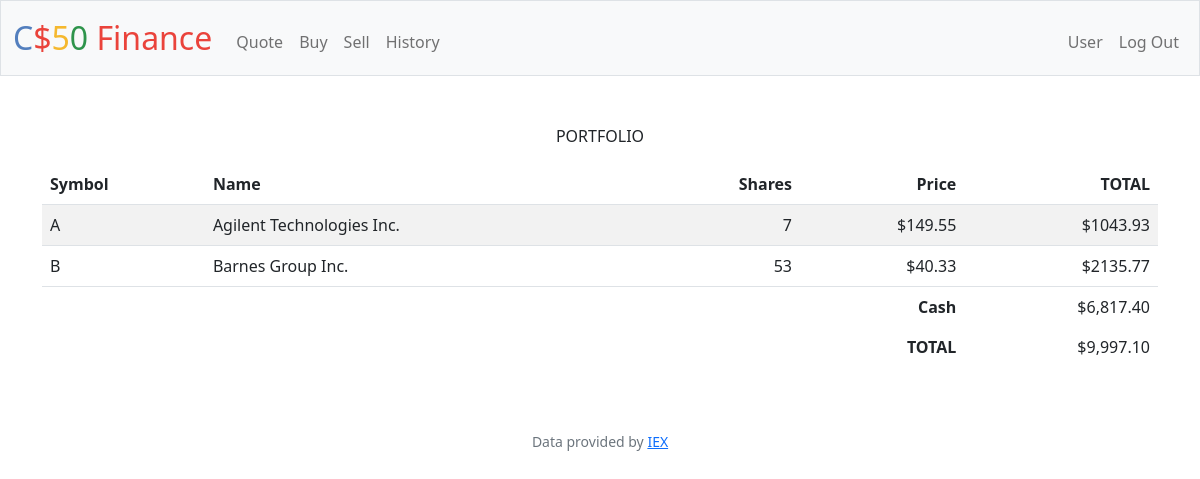
The page / (signed in) on the database its author committed.
### tables this page shows
CREATE TABLE stocks (
id TEXT NOT NULL,
stock TEXT NOT NULL,
symbol TEXT NOT NULL,
shares INTEGER NOT NULL,
price INTEGER NOT NULL,
total INTEGER NOT NULL,
time TEXT NOT NULL
);

### app.py (the view)
@app.route("/")
@login_required
def index():
    stockInfo = db.execute(
        "SELECT symbol, stock, SUM(shares) AS SHARES, price, SUM(total) AS TOTAL FROM stocks WHERE id = ? GROUP BY symbol",
        session["user_id"])
    leftCash = db.execute("SELECT cash FROM users WHERE id = ?", session["user_id"])
    totalBought = db.execute("SELECT SUM(total) FROM stocks WHERE id = ?", session["user_id"])
    try:
        allMoney = float(leftCash[0]["cash"]) + float(totalBought[0]["SUM(total)"])
        return render_template("index.html", stocks=stockInfo, cash=usd(leftCash[0]["cash"]), totalMoney=usd(allMoney))
    except TypeError:
        allMoney = 10000.00
        return render_template("index.html", stocks=stockInfo, cash=usd(leftCash[0]["cash"]), totalMoney=usd(allMoney))

### app.py (called while the page is built)
@app.after_request
def after_request(response):
    response.headers["Cache-Control"] = "no-cache, no-store, must-revalidate"
    response.headers["Expires"] = 0
    response.headers["Pragma"] = "no-cache"
    return response

### helpers.py (called while the page is built)
def login_required(f):
    @wraps(f)
    def decorated_function(*args, **kwargs):
        if session.get("user_id") is None:
            return redirect("/login")
        return f(*args, **kwargs)
    return decorated_function

def usd(value):
    return f"${value:,.2f}"

### templates/index.html (shortened to what this page needs)
{% extends "layout.html" %}
{% block main %}
    <div class="mb-3">
        PORTFOLIO
    </div>
    <table class="table table-striped">
        <thead>
            <tr>
                <th class="text-start">Symbol</th>
                <th class="text-start">Name</th>
                <th class="text-end">Shares</th>
                <th class="text-end">Price</th>
                <th class="text-end">TOTAL</th>
            </tr>
        </thead>
       <tbody>
            {% for stock in stocks %}
                {% if stock.SHARES != 0 %}
                    <tr>
                        <td class="text-start">{{ stock.symbol }}</td>
                        <td class="text-start">{{ stock.stock }}</td>
                        <td class="text-end">{{ stock.SHARES }}</td>
                        <td class="text-end">{{ "$%.2f"|format(stock.price) }}</td>
                        <td class="text-end">{{ "$%.2f"|format(stock.TOTAL) }}</td>
                    </tr>
                {% endif %}
            {% endfor %}
        </tbody>
        <tfoot>
            <tr>
                <td class="border-0 fw-bold text-end" colspan="4">Cash</td>
                <td class="border-0 text-end">{{ cash }}</td>
            </tr>
            <tr>
                <td class="border-0 fw-bold text-end" colspan="4">TOTAL</td>
                <td class="border-0 w-bold text-end">{{ totalMoney }}</td>
            </tr>
        </tfoot>
    </table>
{% endblock %}

### templates/layout.html (shortened to what this page needs)
<!DOCTYPE html>
<html lang="en">
    <head>
        <link href="https://cdn.jsdelivr.net/npm/bootstrap@5.2.0/dist/css/bootstrap.min.css" rel="stylesheet">
        <link href="/static/styles.css" rel="stylesheet">
    </head>
    <body>
        <nav class="bg-light border navbar navbar-expand-md navbar-light">
            <div class="container-fluid">
                <a class="navbar-brand" href="/"><span class="blue">C</span><span class="red">$</span><span class="yellow">5</span><span class="green">0</span> <span class="red">Finance</span></a>
                <div class="collapse navbar-collapse" id="navbar">
                    {% if session["user_id"] %}
                        <ul class="navbar-nav me-auto mt-2">
                            <li class="nav-item"><a class="nav-link" href="/quote">Quote</a></li>
                            <li class="nav-item"><a class="nav-link" href="/buy">Buy</a></li>
                            <li class="nav-item"><a class="nav-link" href="/sell">Sell</a></li>
                            <li class="nav-item"><a class="nav-link" href="/history">History</a></li>
                        </ul>
                        <ul class="navbar-nav ms-auto mt-2">
                            <li class="nav-item"><a class="nav-link" href="/user">User</a></li>
                            <li class="nav-item"><a class="nav-link" href="/logout">Log Out</a></li>
                        </ul>
                    {% else %}
                        <ul class="navbar-nav ms-auto mt-2">
                            <li class="nav-item"><a class="nav-link" href="/register">Register</a></li>
                            <li class="nav-item"><a class="nav-link" href="/login">Log In</a></li>
                        </ul>
                    {% endif %}
                </div>
            </div>
        </nav>
        <main class="container py-5 text-center">
            {% block main %}{% endblock %}
        </main>
        <footer class="mb-5 small text-center text-muted">
            Data provided by <a href="https://iexcloud.io/">IEX</a>
        </footer>
    </body>
</html>

### static/styles.css (style rules this page uses)
nav .navbar-brand { font-size: xx-large; }
nav .navbar-brand .blue { color: #537fbe; }
nav .navbar-brand .red { color: #ea433b; }
nav .navbar-brand .yellow { color: #f5b82e; }
nav .navbar-brand .green { color: #2e944b; }

### rows shown on the page
stocks: symbol "B", stock "Barnes Group Inc.", SHARES "53", price "$40.33", TOTAL "$2135.77"

### other values the page prints
{{ stock.symbol }} "A"
{{ stock.stock }} "Agilent Technologies Inc."
{{ stock.SHARES }} "7"
{{ "$%.2f"|format(stock.price) }} "$149.55"
{{ "$%.2f"|format(stock.TOTAL) }} "$1043.93"
{{ cash }} "$6,817.40"
{{ totalMoney }} "$9,997.10"
